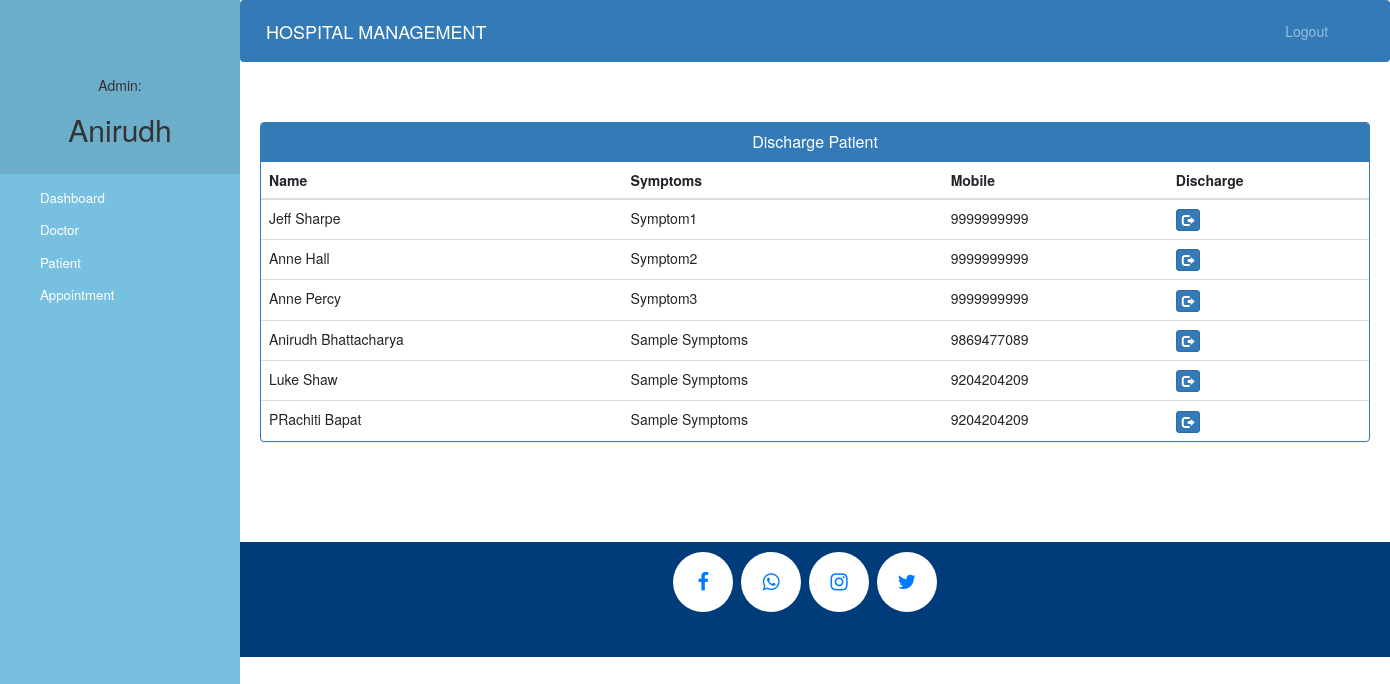
The page /admin-discharge-patient (signed in) on the database its author committed.
### hospital/models.py (models this page shows, shortened)
class Patient(models.Model):
    user=models.OneToOneField(User,on_delete=models.CASCADE)
    address = models.CharField(max_length=40)
    mobile = models.CharField(max_length=20,null=False)
    symptoms = models.CharField(max_length=100,null=False)
    assignedDoctorId = models.PositiveIntegerField(null=True)
    admitDate=models.DateField(auto_now=True)
    status=models.BooleanField(default=False)
    @property
    def get_name(self):
        return self.user.first_name+" "+self.user.last_name

### hospital/views.py (the view)
# urls.py: path('admin-discharge-patient', views.admin_discharge_patient_view,name='admin-discharge-patient'),
@login_required(login_url='adminlogin')
@user_passes_test(is_admin)
def admin_discharge_patient_view(request):
    patients=models.Patient.objects.all().filter(status=True)
    return render(request,'hospital/admin_discharge_patient.html',{'patients':patients})

### hospital/views.py (called while the page is built)
def is_admin(user):
    return user.groups.filter(name='ADMIN').exists()

### templates/hospital/admin_discharge_patient.html (shortened to what this page needs)
{% extends 'hospital/admin_base.html' %} {% block content %}
<head>
    <link href="//netdna.bootstrapcdn.com/bootstrap/3.0.0/css/bootstrap.min.css" rel="stylesheet" id="bootstrap-css">
</head>
<div class="container">
    <div class="panel panel-primary">
        <div class="panel-heading">
            <h6 class="panel-title">Discharge Patient</h6>
        </div>
        <table class="table table-hover" id="dev-table">
            <thead>
                <tr>
                    <th>Name</th>
                    <th>Symptoms</th>
                    <th>Mobile</th>
                    <th>Discharge</th>
                </tr>
            </thead>
            {% for p in patients %}
            <tr>
                <td> {{p.get_name}}</td>
                <td>{{p.symptoms}}</td>
                <td>{{p.mobile}}</td>
                <td><a class="btn btn-primary btn-xs" href="{% url 'discharge-patient' p.id  %}"><span class="glyphicon glyphicon-log-out"></span></a></td>
            </tr>
            {% endfor %}
        </table>
    </div>
</div>
{% endblock content %}

### templates/hospital/admin_base.html (shortened to what this page needs)
<!DOCTYPE html> {% load static %}
<html lang="en">
<head>
    <link rel="stylesheet" href="https://stackpath.bootstrapcdn.com/bootstrap/4.3.1/css/bootstrap.min.css">
    <link rel="stylesheet" href="https://maxcdn.bootstrapcdn.com/font-awesome/4.7.0/css/font-awesome.min.css">
    <link rel="stylesheet" href="{% static '/style.css' %}">
</head>
<body>
    <nav class="menu" tabindex="0">
        <header class="avatar">
            <br><br>
            <h5>Admin:</h5>
            <h2>{{request.user.first_name}}</h2>
        </header>
        <ul>
            <li tabindex="0" class="icon-dashboard"> <a style="color:white; text-decoration:none;" href="/admin-dashboard"><span>Dashboard</span></a> </li>
            <li tabindex="0" class="icon-customers"> <a style="color:white; text-decoration:none;" href="/admin-doctor"><span>Doctor</span></a></li>
            <li tabindex="0" class="icon-users"> <a style="color:white; text-decoration:none;" href="/admin-patient"><span>Patient</span></a></li>
            <li tabindex="0" class="icon-calendar"> <a style="color:white; text-decoration:none;" href="/admin-appointment"><span>Appointment</span></a></li>
        </ul>
    </nav>
    <main>
        <div class="bs-example">
            <nav class="navbar navbar-expand-md  navbar-dark fixed-top" style="background:#337AB7;">
                <a href="/admin-dashboard" class="navbar-brand">HOSPITAL MANAGEMENT</a>
                <div class="collapse navbar-collapse justify-content-between" id="navbarCollapse">
                    <div class="navbar-nav" style=" margin-left: 90%;">
                        <a href="/logout" class="nav-item nav-link">Logout</a>
                    </div>
                </div>
            </nav>
        </div>
        <br><br> {% block content %} {% endblock content %}
        <br><br><br><br>
        <footer>
            <p>
                <a id="ftr" href="" class="fa fa-facebook"></a>
                <a id="ftr" href="" class="fa fa-whatsapp"></a>
                <a id="ftr" href="" class="fa fa-instagram"></a>
                <a id="ftr" href="" class="fa fa-twitter"></a>
            </p>
            <br>
        </footer>
    </main>
</body>
</html>

### static/style.css (style rules this page uses)
body { padding-left: 240px; }
main { position: relative; height: 100vh; }
.menu { background: #fb8500; height: 100vh; width: 240px; position: fixed; top: 0px; left: 0; z-index: 5; outline: none; }
.menu .avatar { background: rgba(0, 0, 0, 0.1); padding: 2em 0.5em; text-align: center; }
.menu .avatar h2 { font-weight: normal; margin-bottom: 0; }
.menu ul { list-style: none; padding: 0.5em 0; margin: 0; }
.menu ul li { padding: 0.5em 1em 0.5em 3em; font-size: 0.95em; font-weight: regular; background-repeat: no-repeat; background-position: left 15px center; background-size: auto 20px; transition: all 0.15s linear; cursor: pointer; }
.menu ul li.icon-dashboard { background-image: url("http://www.entypo.com/images//gauge.svg"); }
.menu ul li.icon-customers { background-image: url("http://www.entypo.com/images//briefcase.svg"); }
.menu ul li.icon-users { background-image: url("http://www.entypo.com/images//users.svg"); }
.menu ul li.icon-calendar { background-image: url("http://www.entypo.com/images//calendar.svg"); }

### templates/hospital/admin_base.html (style rules this page uses)
a:link { text-decoration: none; }
a { color: white; }
footer { padding: 0px 20px 10px 0px; background-color: #003B7A; margin: 0px; }
.fa { padding: 20px; font-size: 20px; width: 60px; text-align: center; text-decoration: none; margin: 5px 2px; border-radius: 50%; }
.fa-facebook { background: #ffffff; color: #007BFF; margin-top: 10px; }
.fa-whatsapp { background: #ffffff; color: #007BFF; }
.fa-twitter { background: #ffffff; color: #007BFF; }
.fa-instagram { background: #ffffff; color: #007BFF; }
p { text-align: center; }
body { padding-left: 240px; }
main { position: relative; height: 100vh; }
.menu { background: #78C0E0; height: 100vh; width: 240px; position: fixed; top: 0px; left: 0; z-index: 5; outline: none; }
.menu .avatar { background: rgba(0, 0, 0, 0.1); padding: 2em 0.5em; text-align: center; }
.menu .avatar h2 { font-weight: normal; margin-bottom: 0; }
.menu ul { list-style: none; padding: 0.5em 0; margin: 0; }
.menu ul li { padding: 0.5em 1em 0.5em 3em; font-size: 0.95em; font-weight: regular; background-repeat: no-repeat; background-position: left 15px center; background-size: auto 20px; transition: all 0.15s linear; cursor: pointer; }
.menu ul li.icon-dashboard { background-image: url("http://www.entypo.com/images//gauge.svg"); }
.menu ul li.icon-customers { background-image: url("http://www.entypo.com/images//briefcase.svg"); }
.menu ul li.icon-users { background-image: url("http://www.entypo.com/images//users.svg"); }
.menu ul li.icon-calendar { background-image: url("http://www.entypo.com/images//calendar.svg"); }

### templates/hospital/admin_discharge_patient.html (style rules this page uses)
a:link { text-decoration: none; }
h6 { text-align: center; }

### rows shown on the page
Patient: get_name "Jeff Sharpe", symptoms "Symptom1", mobile "9999999999"
Patient: get_name "Anne Hall", symptoms "Symptom2", mobile "9999999999"
Patient: get_name "Anne Percy", symptoms "Symptom3", mobile "9999999999"
Patient: get_name "Anirudh Bhattacharya", symptoms "Sample Symptoms", mobile "9869477089"
Patient: get_name "Luke Shaw", symptoms "Sample Symptoms", mobile "9204204209"
Patient: get_name "PRachiti Bapat", symptoms "Sample Symptoms", mobile "9204204209"

### other values the page prints
{{ request.user.first_name }} "Anirudh"
